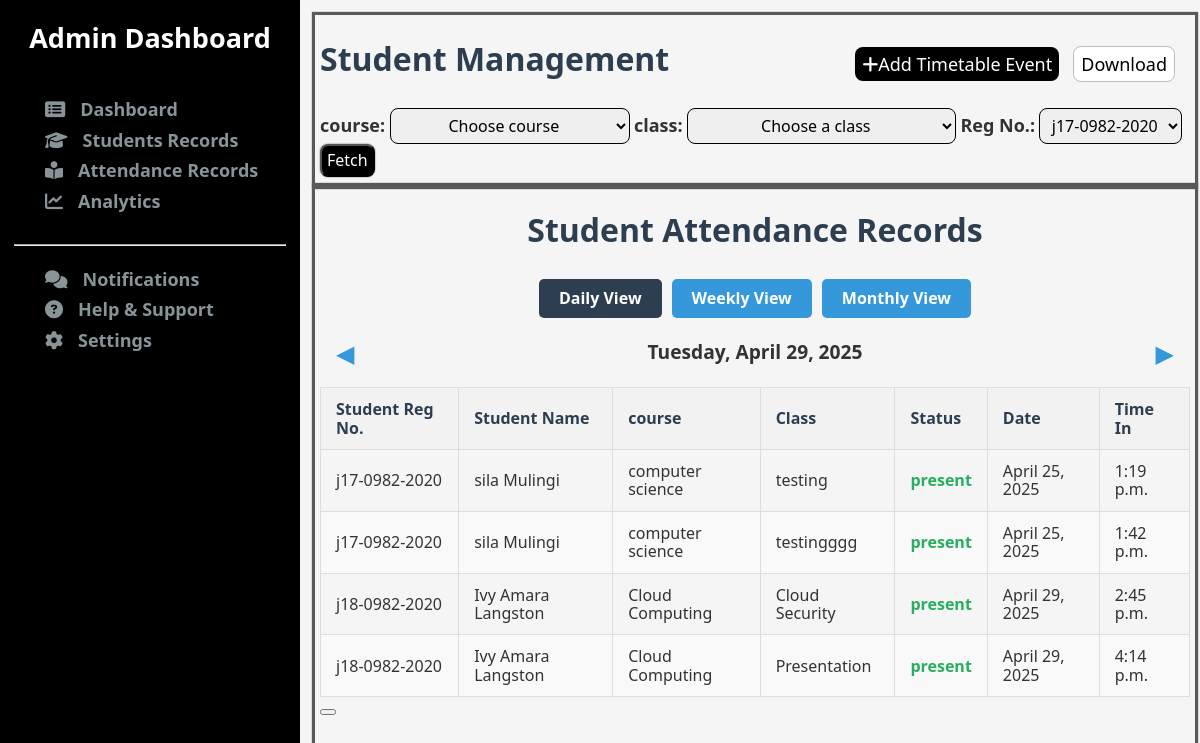
/customAdmin/attendanceRecords/, run on an earlier commit of the app's database.
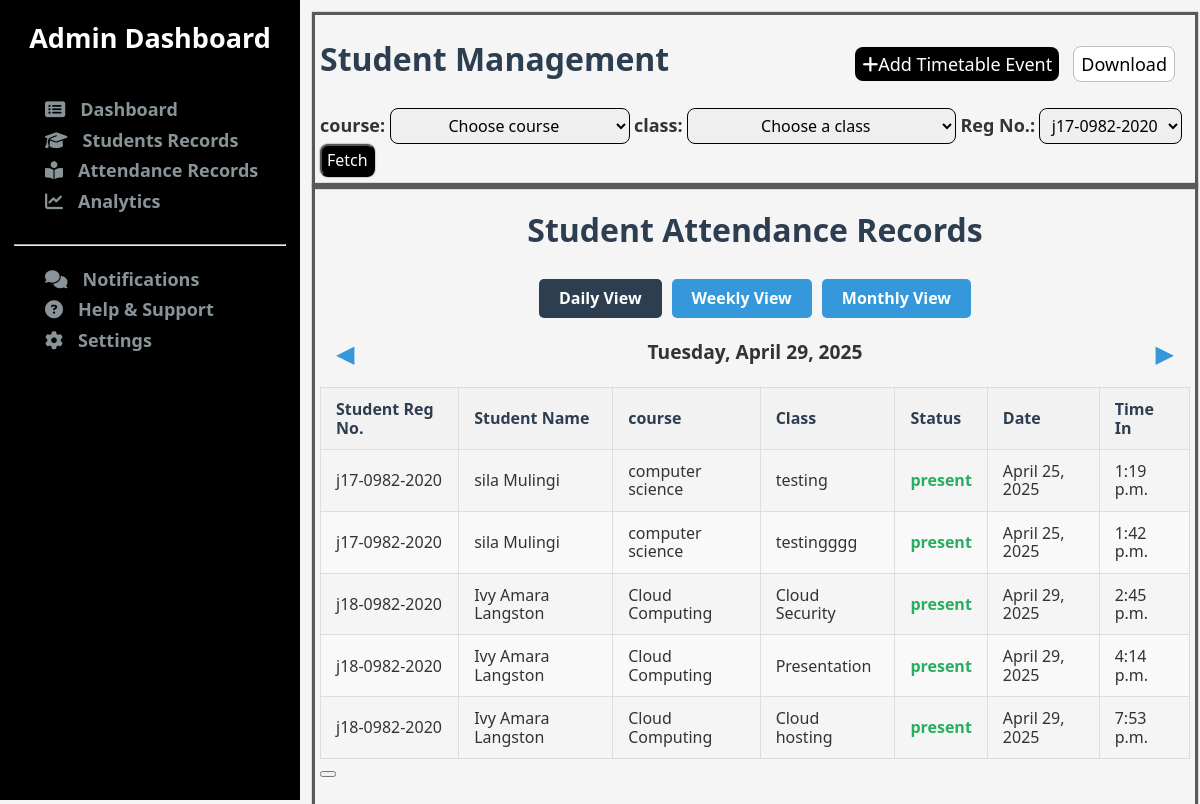
And on a later commit of the database.
### coreApp/models.py (models this page shows, shortened)
class Attendance(models.Model):
    student = models.ForeignKey(StudentProfile, on_delete=models.CASCADE)
    class_name = models.CharField(max_length=200)
    date = models.DateField(auto_now_add=True)
    time = models.TimeField(auto_now_add=True)
    status = models.CharField(max_length=20, choices=[
        ('present', 'Present'),
        ('absent', 'Absent'),
    ], default='absent')

class StudentProfile(models.Model):
    first_name = models.CharField(max_length=256)  # null=False is default for CharField
    last_name = models.CharField(max_length=256)
    username = models.CharField(max_length=256, unique=True)
    course = models.CharField(max_length=200)
    phone = models.BigIntegerField(unique=True)
    email = models.EmailField(unique=False)
    password = models.CharField(max_length=256)
    middle_name = models.CharField(
        max_length=256,
        blank=True,  # Allows empty string in forms
        null=True,    # Allows NULL in database
        default=''    # Default value when not provided
    )
    ranking = models.CharField(max_length=256, blank=True, default='')
    image = models.ImageField(upload_to='student_photos', blank=True, null=True)

### coreApp/views.py (the view)
# urls.py: path('customAdmin/attendanceRecords/', views.attendanceRecords, name='attendanceRecords'),
def attendanceRecords(request):
    records = Attendance.objects.all()
    context = {}
    context['records'] = records
    return render(request, 'admin/attendanceRecords.html', context)

### templates/admin/attendanceRecords.html (shortened to what this page needs)
{% extends 'admin/adminBase.html' %}
{% load static %}
{% block content %}
    <div class="studentQueries">
        <div class="heading">
            <div class="title">
                <h1>Student Management</h1>
                <div class="actionButtons">
                    <a href="{% url 'createTask' %}" class="btn-add"><button><i class="fa-solid fa-plus"></i>Add Timetable Event</button></a>
                    <button class="btn-download">Download</button>
                </div>
            </div>
            <div class="filters">
                <form action="">
                <label for="course">course: </label>
                <select name="course" id="">
                    <option value="" selected>Choose course</option>
                </select>
                <label for="course">class: </label>
                <select name="course" id="">
                    <option value="">Choose a class</option>
                </select>
                <label for="regNumber">Reg No.:</label>
                    <select name="" id="">
                        <option value="">j17-0982-2020</option>
                    </select>
                 <button type="submit">Fetch</button>
                </form>
            </div>
        </div>
    <div class="results">
        <h1>Student Attendance Records</h1>
        <div class="view-options">
            <button class="view-btn active" id="daily-btn">Daily View</button>
            <button class="view-btn" id="weekly-btn">Weekly View</button>
            <button class="view-btn" id="monthly-btn">Monthly View</button>
        </div>
        <div class="date-navigation">
            <button class="nav-btn" id="prev-btn">&#9664;</button>
            <div class="current-period" id="current-period">Monday, May 15, 2023</div>
            <button class="nav-btn" id="next-btn">&#9654;</button>
        </div>
        <div id="daily-view">
            <table>
                <thead>
                    <tr>
                        <th>Student Reg No.</th>
                        <th>Student Name</th>
                        <th>course</th>
                        <th>Class</th>
                        <th>Status</th>
                        <th>Date</th>
                        <th>Time In</th>
                    </tr>
                </thead>
                <tbody>
                {% for record in records %}
                    <tr>
                        <td>{{record.student.username}}</td>
                        <td>{{record.student.first_name}} {{record.student.middle_name}} {{record.student.last_name}}</td>
                        <td>{{record.student.course}}</td>
                        <td>{{record.class_name}}</td>
                        <td class="status-cell present">{{record.status}}</td>
                        <td>{{record.date}}</td>
                        <td>{{record.time}}</td>
                    </tr>
                {% endfor %}
                </tbody>
            </table>
        </div>
        <button class="btn-download"></button>
    </div>
    </div>
{% endblock content %}

### templates/admin/adminBase.html (shortened to what this page needs)
{% load static %}
<!DOCTYPE html>
<html lang="en">
<head>
    <link rel="stylesheet" href="https://cdnjs.cloudflare.com/ajax/libs/font-awesome/6.4.0/css/all.min.css">
    <link rel="stylesheet" href="{% static '/css/admin/admin.css' %}">
</head>
<body>
    <section id="adminDash">
        <div class="leftSideNav">
            <center><h2>Admin Dashboard</h1></center>
            <div class="sideNavButtons1">
                <ul>
                    <a href=""><li><i class="fa-solid fa-rectangle-list"></i>Dashboard</li></a>
                    <a href="{% url 'studentRecords' %}"><li><i class="fa-solid fa-graduation-cap"></i>Students Records</li></a>
                    <a href="{% url 'attendanceRecords' %}"><li><i class="fa-solid fa-book-open-reader"></i>Attendance Records</li></a>
                    <a href=""><li><i class="fa-solid fa-chart-line"></i>Analytics</li></a>
                </ul>
            </div>
            <hr>
            <div class="sideNavButtons2">
                <ul>
                    <a href=""><li><i class="fa-solid fa-comments"></i>Notifications</li></a>
                    <a href=""><li><i class="fa-solid fa-circle-question"></i>Help & Support</li></a>
                    <a href=""><li><i class="fa-solid fa-gear"></i>Settings</li></a>
                </ul>
            </div>
        </div>
        {% block content %}
        {% endblock content %}
    </section>
</body>
</html>

### static/css/admin/admin.css (style rules this page uses)
html { line-height: 1.15; -webkit-text-size-adjust: 100%; }
body { margin: 0; font-family: Arial, sans-serif; }
h1 { font-size: 2em; margin: 0.67em 0; }
hr { box-sizing: content-box; height: 0; overflow: visible; }
a { background-color: transparent; }
button, input, optgroup, select, textarea { font-family: inherit; font-size: 100%; line-height: 1.15; margin: 0; }
button, input { overflow: visible; }
button, select { text-transform: none; }
button, [type="button"], [type="reset"], [type="submit"] { -webkit-appearance: button; }
#adminDash { display: flex; }
#adminDash .leftSideNav { position: fixed; height: 100vh; width: 300px; background-color: black; color: #899499; font-weight: bold; font-size: 18px; }
#adminDash .leftSideNav a { text-decoration: none; color: #899499; }
#adminDash .leftSideNav h2 { color: white; }
#adminDash .leftSideNav .sideNavButtons1 { display: flex; }
#adminDash .leftSideNav .fa-solid { margin-right: 15px; }
#adminDash .leftSideNav li { list-style-type: none; text-decoration: none; text-align: left; padding: 5px; }
#adminDash .leftSideNav hr { width: 90%; color: #899499; }
@media (min-width: 900px) { #adminDash .leftSideNav { width: 300px; } }
#adminDash .studentQueries { width: 85%; padding: 15px; margin-left: 300px; margin-top: 0; }
#adminDash .studentQueries .heading { height: 20vh; width: 100%; border-bottom: 1px rgb(90, 88, 88) solid; box-shadow: 0 0 1px 3px rgb(90, 88, 88); padding: 5px; }
#adminDash .studentQueries .heading .title { display: flex; justify-content: space-between; align-items: center; }
#adminDash .studentQueries .heading .title .actionButtons { margin-right: 5px; }
#adminDash .studentQueries .heading .title .actionButtons .btn-add { color: white; }
#adminDash .studentQueries .heading .title button { padding: 7px; color: white; font-size: 18px; border-radius: 8px; border: none; margin-right: 10px; transition: 1s; }
#adminDash .studentQueries .heading .title button:nth-child(1) { color: white; background-color: black; }
#adminDash .studentQueries .heading .title button:nth-child(2) { color: black; background-color: white; border: 1px solid rgb(190, 188, 188); }
#adminDash .studentQueries .heading .filters label { font-size: 18px; font-weight: bold; }
#adminDash .studentQueries .heading .filters select { padding: 5px; border-radius: 8px; border: 1px solid black; text-align: center; }
#adminDash .studentQueries .heading .filters button[type="submit"] { padding: 5px; border-radius: 8px; box-shadow: 0 0 1px 1px rgba(200, 200, 200, 0.922); transition: 1s ease; background-color: black; color: white; }
#adminDash .studentQueries .results { height: 80vh; width: 100%; box-shadow: 0 0 1px 3px rgb(90, 88, 88); padding: 5px; }

### templates/admin/adminBase.html (style rules this page uses)
table { width: 100%; font-size: 16px; border-collapse: collapse; margin-top: 20px; }
th, td { border: 1px solid #ddd; padding: 8px; text-align: left; }
th { background-color: black; color: white; position: sticky; top: 0; }
tr:nth-child(even) { background-color: #f9f9f9; }
tr { transition: 1s; }
.present { color: green; }

### templates/admin/attendanceRecords.html (style rules this page uses)
body { font-family: 'Segoe UI', Tahoma, Geneva, Verdana, sans-serif; margin: 0; background-color: #f5f5f5; color: #333; }
h1 { color: #2c3e50; text-align: center; margin-bottom: 30px; }
.view-options { display: flex; justify-content: center; margin-bottom: 20px; gap: 10px; flex-wrap: wrap; }
.view-btn { padding: 10px 20px; border: none; border-radius: 5px; background-color: #3498db; color: white; cursor: pointer; font-weight: bold; transition: background-color 0.3s; }
.view-btn.active { background-color: #2c3e50; }
.date-navigation { display: flex; justify-content: space-between; align-items: center; margin-bottom: 20px; padding: 0 10px; }
.nav-btn { background: none; border: none; font-size: 1.5em; cursor: pointer; color: #3498db; }
.current-period { font-weight: bold; font-size: 1.2em; text-align: center; }
table { width: 100%; border-collapse: collapse; margin-top: 20px; }
th, td { padding: 12px 15px; text-align: left; border-bottom: 1px solid #ddd; }
th { background-color: #f2f2f2; font-weight: bold; color: #2c3e50; }
.present { color: #27ae60; }
.status-cell { font-weight: bold; }

What changed in the data, as far as the page shows it:
added Attendance: student.username "j18-0982-2020", student.first_name "Ivy", student.middle_name "Amara", student.last_name "Langston", student.course "Cloud Computing", class_name "Cloud hosting", status "present", date "April 29, 2025", time "7:53 p.m."
